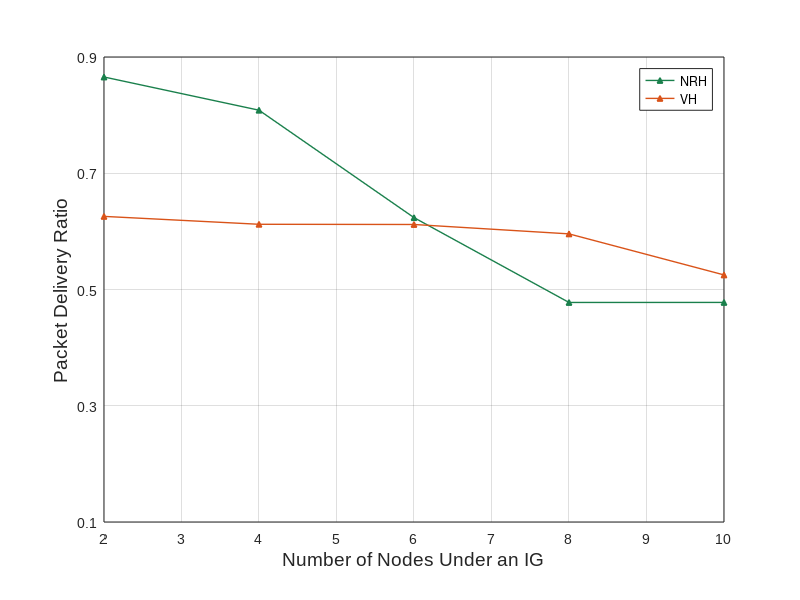
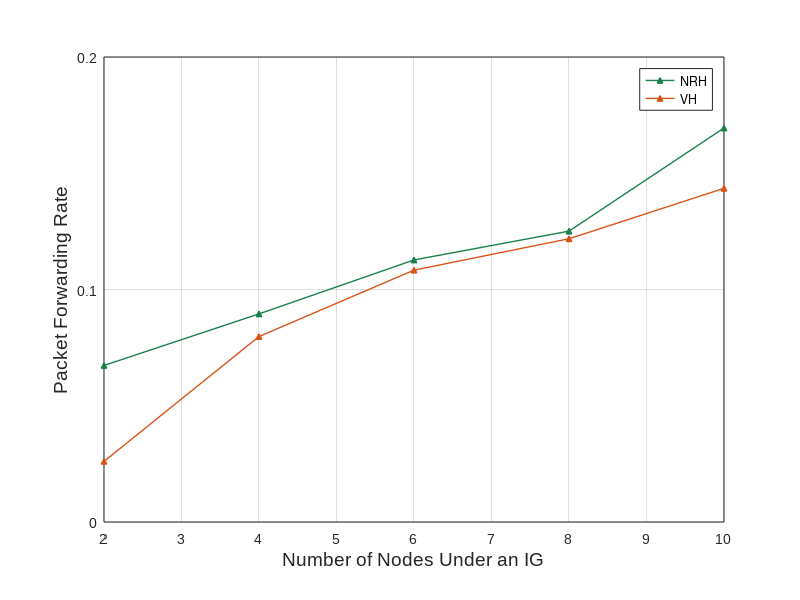
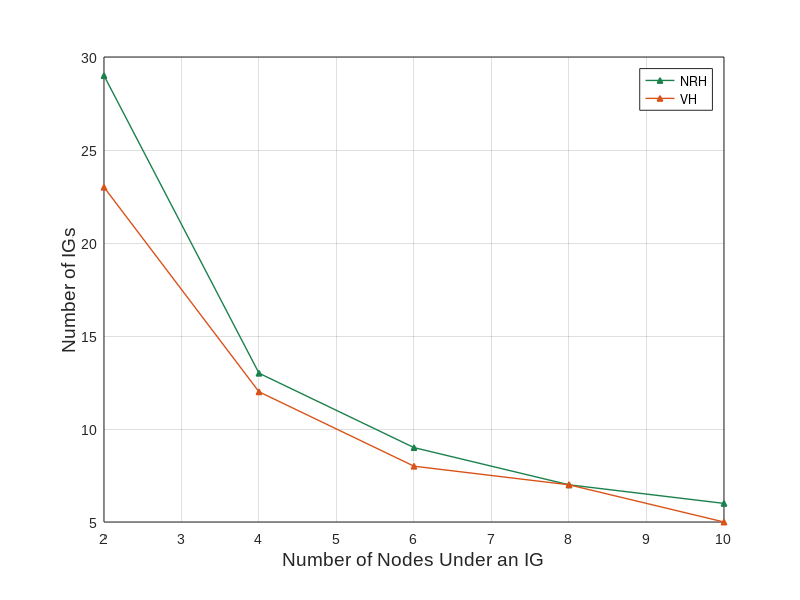

Reproduce these figures in MATLAB, in order.

clc
clear all

TH=[2 4 6 8 10];





pdr2=[0.12708 0.14109 0.3398 0.86562 0.62579 0.60265];
pdr4=[0.21573 0.11515 0.33555 0.80847 0.61221 0.56659];
pdr6=[0.18091 0.21685 0.26456 0.62367 0.61186 0.4959];
pdr8=[0.20998 0.22063 0.34936 0.47771 0.59571 0.3555];
pdr10=[0.17853 0.22625 0.37001 0.47777 0.52508 0.41957];
% pdrsh=[pdr3(1) pdr5(1) pdr7(1) pdr9(1) pdr11(1)];

pdrnh=[pdr2(4) pdr4(4) pdr6(4) pdr8(4) pdr10(4)];
pdrvh=[pdr2(5) pdr4(5) pdr6(5) pdr8(5) pdr10(5)];%5 indicates 112


% Define the line colors

proposed_color_nh = [0.1 0.5 0.3]; %  [0.2 0.1 0.2]
proposed_color_vh = [0.8500 0.3250 0.0980]; % orange color

% Define the marker face colors

proposednh_marker_color = [0.1 0.5 0.3]; % light blue color
proposedvh_marker_color = [0.8500 0.3250 0.0980]; % yellow color





figure(1)

box on;

hold on
plot(TH,pdrnh, '^-', 'Color', proposed_color_nh, 'LineWidth', 1, 'MarkerFaceColor', proposednh_marker_color,'MarkerSize',4);
hold on
plot(TH,pdrvh, '^-', 'Color', proposed_color_vh, 'LineWidth', 1, 'MarkerFaceColor', proposedvh_marker_color,'MarkerSize',4);


% setting the axis
xlim([2 10])
xticks([2 3 4 5 6 7 8 9 10 11 12]);
xticklabels({'2','3','4','5','6', '7','8','9','10','11','12'});
ylim([0.1,0.9]);
yticks([0.1 0.3 0.5 0.7 0.9 1]);
yticklabels({'0.1','0.3','0.5','0.7','0.9','1'});

% Axis and legend setup
xlabel('Number of Nodes Under an IG','FontName','Arial','fontsize',14);
ylabel('Packet Delivery Ratio','FontName','Arial','fontsize',14);
grid on;
box on;
legend({'NRH','VH'},'Location','northeast');
legend boxon;

% Removing tick to make it look more profession
set(gca, 'Ticklength', [0 0])

% Customizing texts in the axis in ticklabel, making the background white
set(gcf,'color','w');    
a = get(gca,'XTickLabel');
set(gca,'XTickLabel',a,'FontName','Arial','fontsize',10);
b = get(gca,'YTickLabel');
set(gca,'YTickLabel',b,'FontName','Arial','fontsize',10);

% Fixing the aspect ratio
pbaspect([8,6,1])




time=repelem(600,1,6);
f2=[509.4 504.8 49.6 1179.6 353.6 296];
ig2=[19.4 14.2 14.2  29.2 22.6 8.8];
pfr2=(f2./(time .* ig2))
f4=[539.6 533.2 348.6 698.2 555.2 492];
ig4=[9.4 7.2 7.4 13 11.6 5];
pfr4=(f4./(time .* ig4))
f6=[537 490.4 332 622.2 533 439.6];
ig6=[6.8 4.8 5.2 9.2 8.2 3];
pfr6=(f6./(time .* ig6))
f8=[517.2 465.6 355.8 495.4 482.4 371.8];
ig8=[5.4 3.8 3.6 6.6 6.6 2.2];
pfr8=(f8./(time .* ig8))
f10=[459.2 456.4 370 569.4 465 425.8];
ig10=[4 3.4 3.2 5.6 5.4 2.2];
pfr10=(f10./(time .* ig10))


pfrnh=[pfr2(4) pfr4(4) pfr6(4) pfr8(4) pfr10(4)];
pfrvh=[pfr2(5) pfr4(5) pfr6(5) pfr8(5) pfr10(5)];


figure(2)

box on;

hold on
plot(TH,pfrnh, '^-', 'Color', proposed_color_nh, 'LineWidth', 1, 'MarkerFaceColor', proposednh_marker_color,'MarkerSize',4);
hold on
plot(TH,pfrvh, '^-', 'Color', proposed_color_vh, 'LineWidth', 1, 'MarkerFaceColor', proposedvh_marker_color,'MarkerSize',4);


% setting the axis
xlim([2 10])
xticks([2 3 4 5 6 7 8 9 10 11 12]);
xticklabels({'2','3','4','5','6', '7','8','9','10','11','12'});
ylim([0,0.2]);
yticks([0 0.1 0.2 0.3 0.4 0.5]);
yticklabels({'0','0.1','0.2','0.3','0.4','0.5'});

% Axis and legend setup
xlabel('Number of Nodes Under an IG','FontName','Arial','fontsize',14);
ylabel('Packet Forwarding Rate','FontName','Arial','fontsize',14);
grid on;
box on;
legend({'NRH','VH'},'Location','northeast');
legend boxon;

% Removing tick to make it look more profession
set(gca, 'Ticklength', [0 0])

% Customizing texts in the axis in ticklabel, making the background white
set(gcf,'color','w');    
a = get(gca,'XTickLabel');
set(gca,'XTickLabel',a,'FontName','Arial','fontsize',10);
b = get(gca,'YTickLabel');
set(gca,'YTickLabel',b,'FontName','Arial','fontsize',10);

% Fixing the aspect ratio
pbaspect([8,6,1])

%number of ig


ignh=round([ig2(4) ig4(4) ig6(4) ig8(4) ig10(4)])
igvh=round([ig2(5) ig4(5) ig6(5) ig8(5) ig10(5)])

figure(4)


box on;

hold on
plot(TH,ignh, '^-', 'Color', proposed_color_nh, 'LineWidth', 1, 'MarkerFaceColor', proposednh_marker_color,'MarkerSize',4);
hold on
plot(TH,igvh, '^-', 'Color', proposed_color_vh, 'LineWidth', 1, 'MarkerFaceColor', proposedvh_marker_color,'MarkerSize',4);


% setting the axis
xlim([2 10])
xticks([2 3 4 5 6 7 8 9 10 11 12]);
xticklabels({'2','3','4','5','6', '7','8','9','10','11','12'});
ylim([5,30]);
yticks([5 10 15 20 25 30]);
yticklabels({'5','10','15','20','25','30'});

% Axis and legend setup
xlabel('Number of Nodes Under an IG','FontName','Arial','fontsize',14);
ylabel('Number of IGs','FontName','Arial','fontsize',14);
grid on;
box on;
legend({'NRH','VH'},'Location','northeast');
legend boxon;


% Removing tick to make it look more profession
set(gca, 'Ticklength', [0 0])

% Customizing texts in the axis in ticklabel, making the background white
set(gcf,'color','w');    
a = get(gca,'XTickLabel');
set(gca,'XTickLabel',a,'FontName','Arial','fontsize',10);
b = get(gca,'YTickLabel');
set(gca,'YTickLabel',b,'FontName','Arial','fontsize',10);

% Fixing the aspect ratio
pbaspect([8,6,1])







